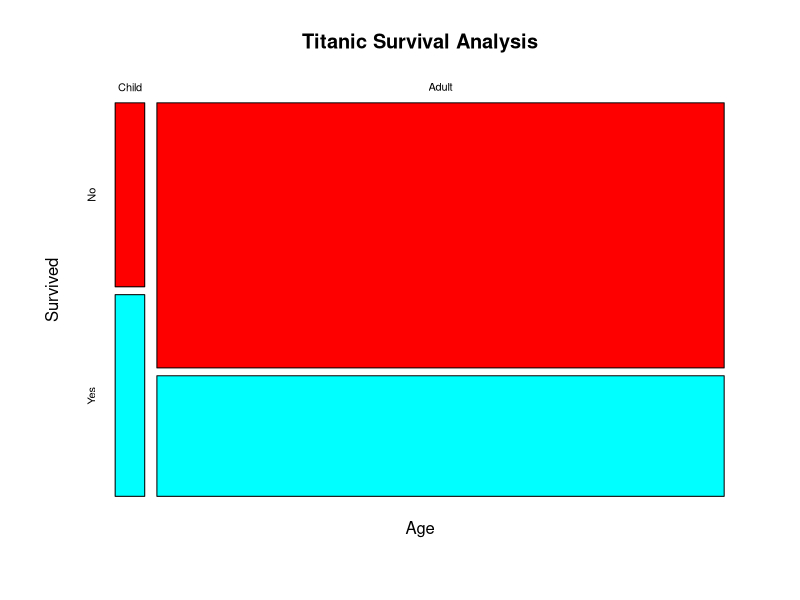
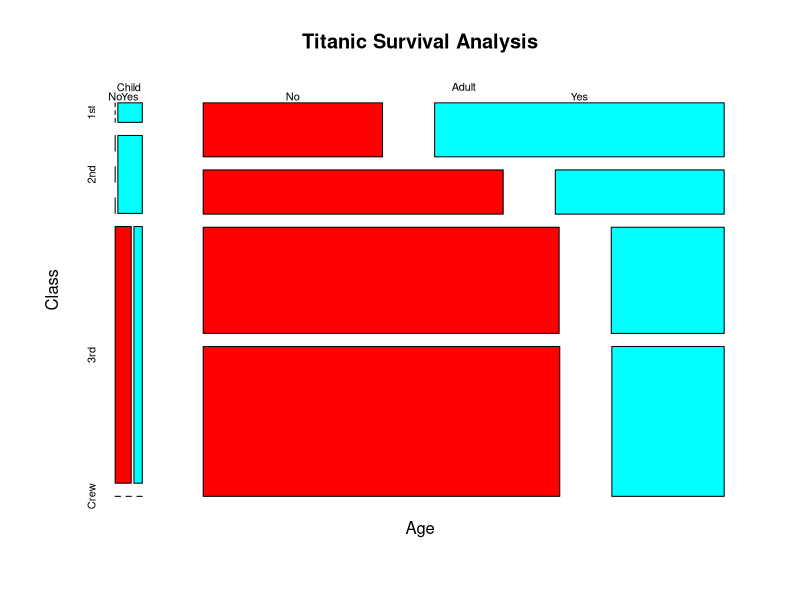

The R script that drew these images, in order:
## ---- chunk 1
data(Titanic)
tdf<-as.data.frame(Titanic)
tdf$Survived<-factor(tdf$Survived, levels=c("Yes", "No"))
plotTitle <- "Titanic Survival Analysis"
mosaicplot(~ Age+Survived, data=Titanic, main=paste(plotTitle), col=rainbow(2))
addmargins(xtabs(Freq~Age+Survived, data=tdf))
## ---- chunk 2
data(Titanic)
tdf<-as.data.frame(Titanic)
tdf$Survived<-factor(tdf$Survived, levels=c("Yes", "No"))
plotTitle <- "Titanic Survival Analysis"
mosaicplot(~ Age+Class+Survived, data=Titanic, main=paste(plotTitle), col=rainbow(2))
